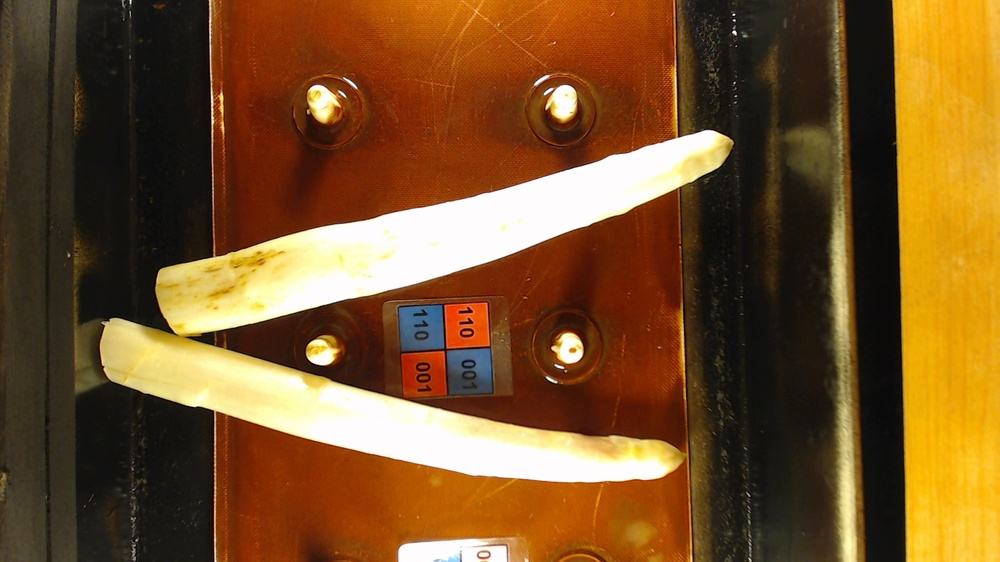
#> input picture experiments/detect_asparagus_by_color/connected.jpg, 1000 x 562 px, shrunk from 1920 x 1080 before the run
$ jupyter execute detect_asparagus_by_color.ipynb   (older library calls are emulated)
#> lines starting #> are read from the running program, lines starting #| are printed output that depends on the picture; after the words box and inside, x2 and y2 are one past the last pixel; in counts of white or black regions, pixels touching at a corner belong together
[cell 1]
import cv2
import numpy as np
from matplotlib import pyplot as plt

[cell 2]
image = cv2.imread("connected.jpg", cv2.IMREAD_GRAYSCALE)
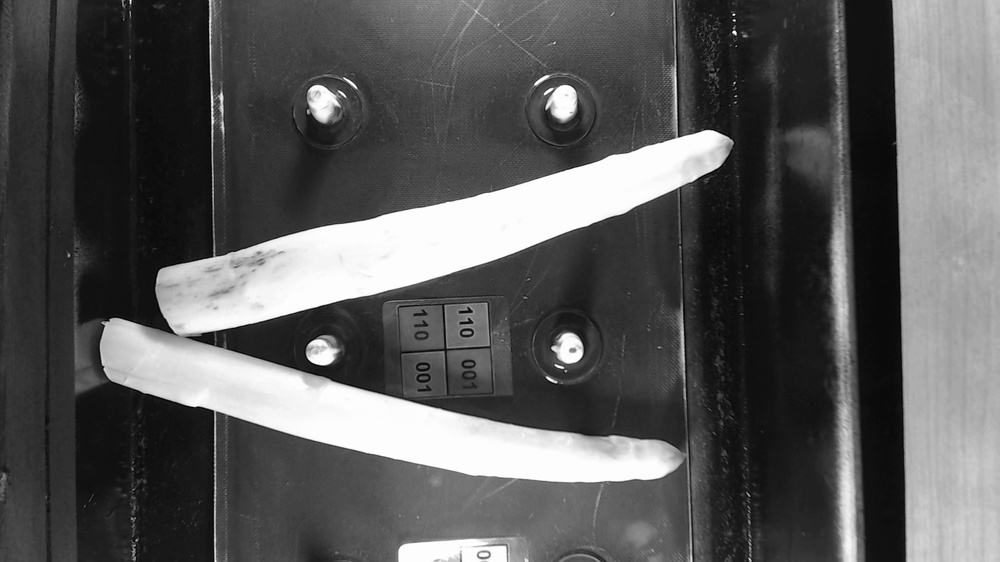
#> image: shape (562, 1000); min 0, max 255, mean 89.6
blur = cv2.GaussianBlur(image,(11,11),0)
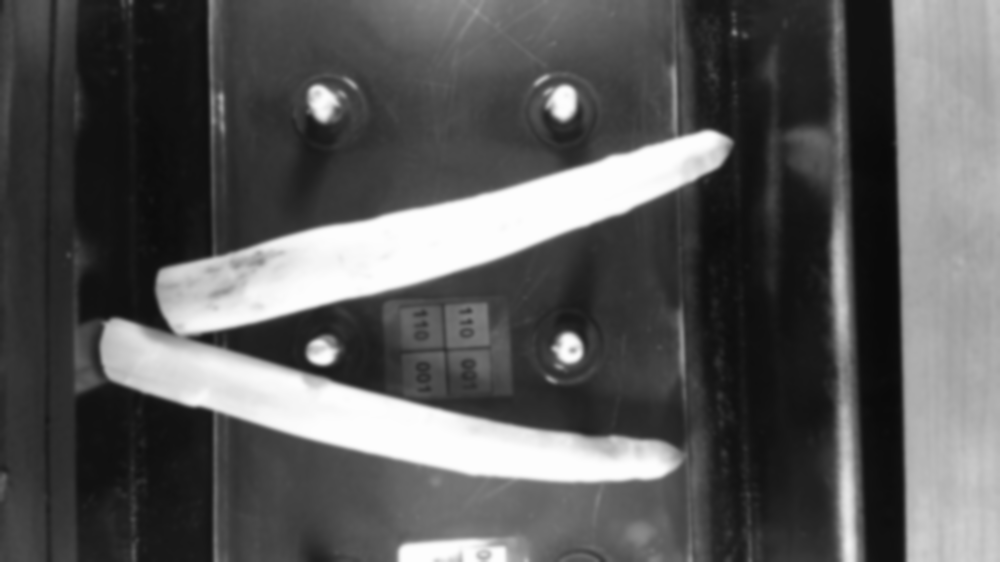
#> blur: shape (562, 1000); min 10, max 253, mean 89.6

[cell 3]
plt.hist(image.ravel(),256,[0,256]); plt.show()
#> after `plt.hist(image.ravel(), 256, [0, 256])`:
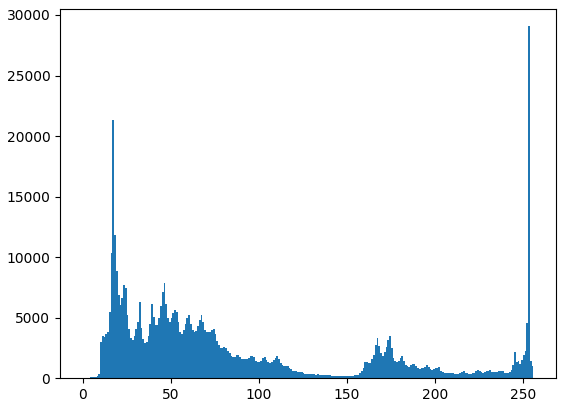
#> figure drawn by matplotlib, 1 panel; tallest bar 29073 high, from x = 253 to 254

[cell 4]
plt.hist(blur.ravel(),256,[0,256]); plt.show()
#> after `plt.hist(blur.ravel(), 256, [0, 256])`:
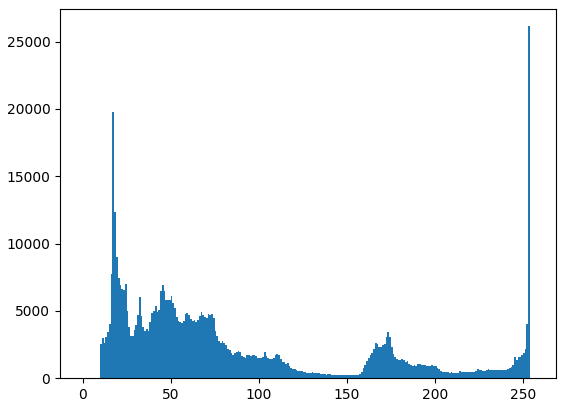
#> figure drawn by matplotlib, 1 panel; tallest bar 26151 high, from x = 253 to 254

[cell 5]
th3 = cv2.adaptiveThreshold(image,255,cv2.ADAPTIVE_THRESH_GAUSSIAN_C,\
            cv2.THRESH_BINARY,11,2)
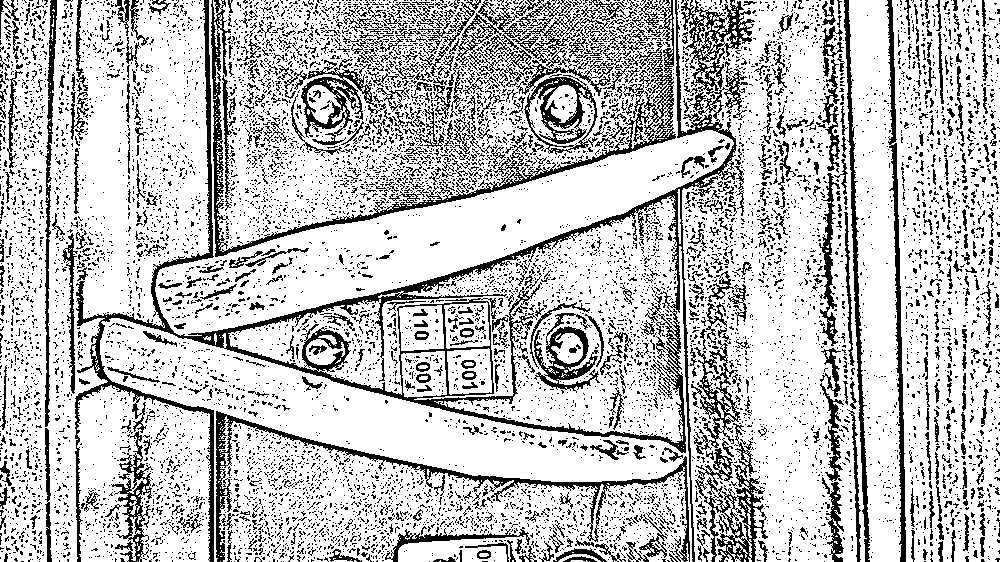
#> th3: shape (562, 1000); 76.5% white; black in thin lines or dots

[cell 6]
cv2.imwrite("gaussian.png", th3)
#> Out = True

[cell 7]
ret,th1 = cv2.threshold(image ,160,255,cv2.THRESH_BINARY)
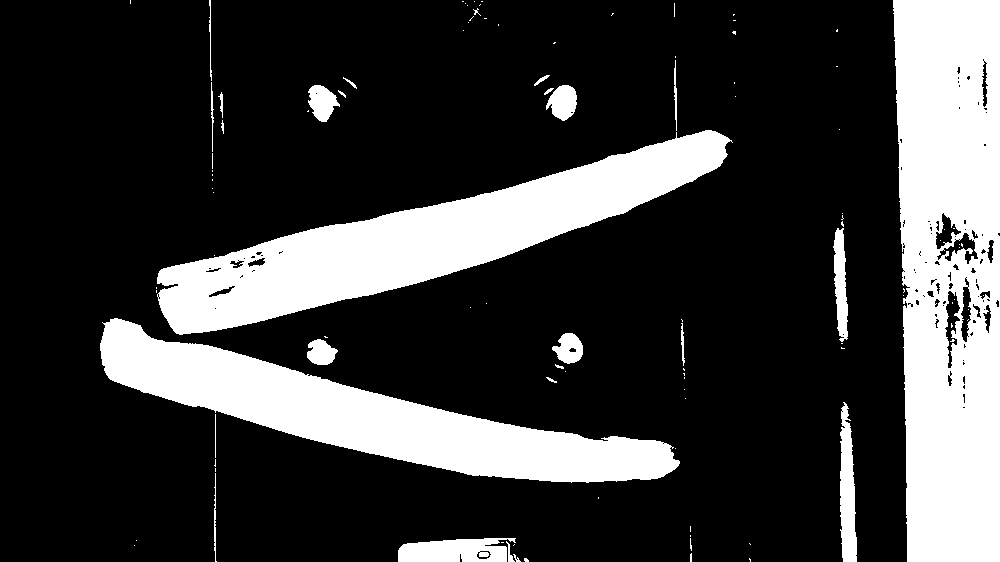
#> th1: shape (562, 1000); 23.5% white; 106 white regions (79 under 20 px), largest, box (x1, y1, x2, y2) and area: (893, 0, 1000, 562) 52607, (157, 130, 733, 335) 37642, (100, 318, 680, 483) 32410

[cell 8]
cv2.imwrite("global.png", th1)
#> Out = True

[cell 9]
blur = cv2.GaussianBlur(image,(5,5),0)
ret4,th4 = cv2.threshold(blur,0,255,cv2.THRESH_BINARY+cv2.THRESH_OTSU)
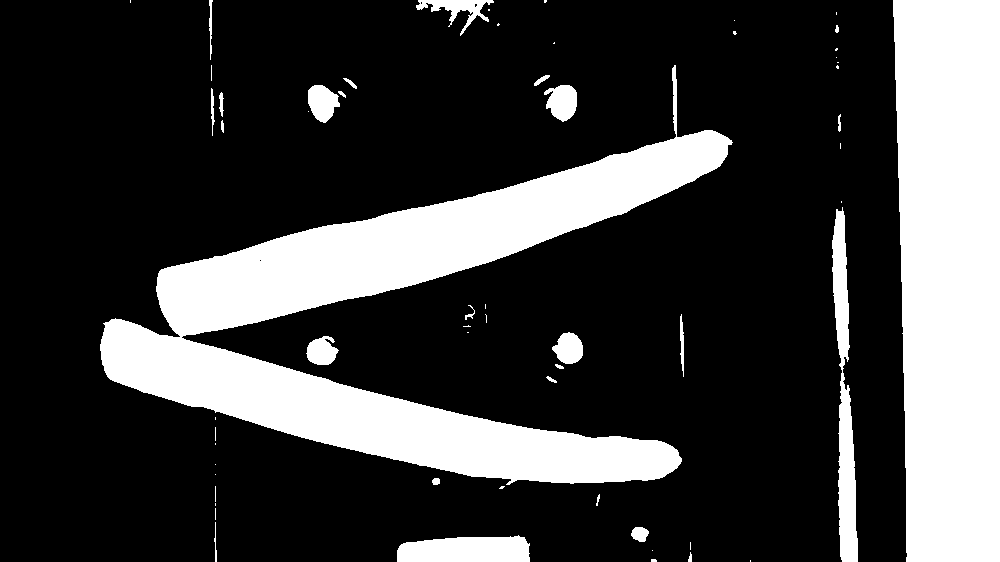
#> th4: shape (562, 1000); 25.1% white; 60 white regions (33 under 20 px), largest, box (x1, y1, x2, y2) and area: (100, 65, 733, 485) 72113, (893, 0, 1000, 562) 55714, (832, 207, 858, 562) 4608
#> ret4 = 128

[cell 10]
cv2.imwrite("otsu.png", th4)
#> Out = True

[cell 11]
## Real

[cell 12]
ret,th1 = cv2.threshold(image, 220, 255, cv2.THRESH_BINARY)
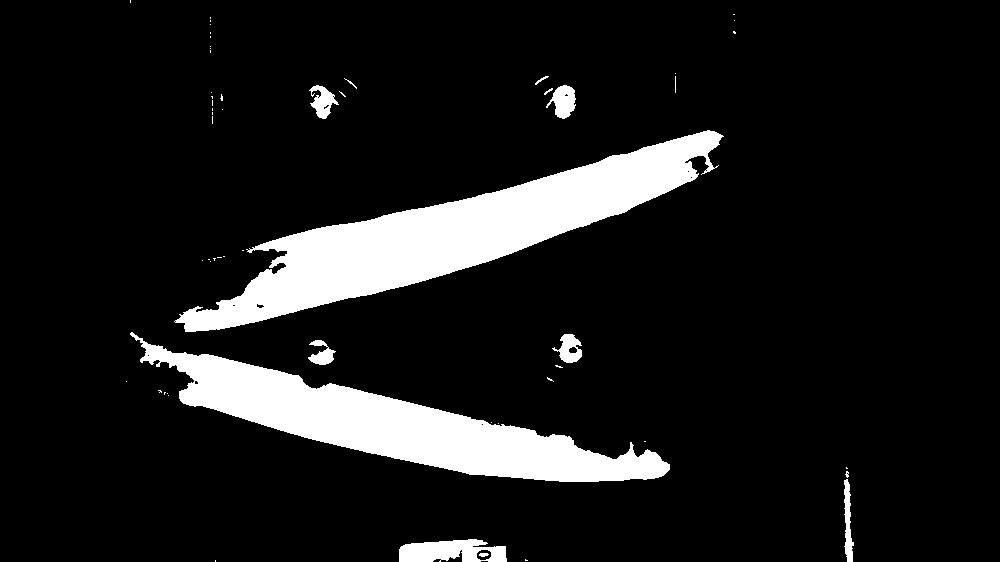
#> th1: shape (562, 1000); 10.9% white; 56 white regions (44 under 20 px)

[cell 13]
im2, contours, hierarchy = cv2.findContours(th1, cv2.RETR_TREE, cv2.CHAIN_APPROX_SIMPLE)
#> contours = 72 contours, 60 with area under 20; largest, box (x1, y1, x2, y2) and area: (174, 130, 724, 332) 31030, (130, 332, 670, 482) 24204, (399, 539, 507, 562) 1813, (546, 85, 576, 119) 566, (552, 334, 582, 363) 474

[cell 14]
cv2.imwrite("valami.png", th1)
#> Out = True

[cell 15]
len(contours)
#> Out = 72

[cell 16]
# filter to big contours
big_contours = []
for cnt in contours:
    area = cv2.contourArea(cnt)
    if area > 300:
        big_contours.append(cnt)
#> this loop made 72 passes
#> area on passes 3, 4, 5, 6, 20, 21, 22, 23, 34, 37, 51, 53: 1813, 135, 20.5, 398.5, 310, 473.5, 49, 24203.5, 31030.5, 25, 566.5, 466
#> after the loop, big_contours = 8 contours; box (x1, y1, x2, y2) and area: (174, 130, 724, 332) 31030, (130, 332, 670, 482) 24204, (399, 539, 507, 562) 1813, (546, 85, 576, 119) 566, (552, 334, 582, 363) 474, (309, 85, 339, 119) 466, (844, 479, 854, 562) 398, (308, 340, 336, 365) 310

[cell 17]
# filter to lengthwise shape

[cell 18]
for big_contour in big_contours:
    rect = cv2.minAreaRect(big_contour)
    box = cv2.boxPoints(rect)
    box = np.int0(box)
    cv2.drawContours(image,[box],0,(0,0,255),2)
#> this loop made 8 passes
#> (rect, box) on passes 1 to 7: (((452.5, 550), (22, 107), -90), [[506, 560], [399, 560], [399, 538], [506, 538]]), (((848.5, 520), (82, 9), -90), [[853, 561], [844, 561], [844, 479], [853, 479]]), (((321.6, 352.1), (24.08, 26.46), -85.6), [[333, 365], [307, 363], [309, 339], [335, 341]]), (((569, 348.5), (26.16, 27.58), -45), [[569, 367], [550, 348], [568, 329], [588, 349]]), (((394.4, 424.1), (66.81, 555.6), -77.57), [[658, 516], [115, 396], [130, 331], [672, 451]]), (((450, 234.3), (577.5, 77.42), -14.07), [[179, 342], [160, 266], [720, 126], [739, 201]]), (((563.2, 101.1), (32.16, 25.7), -61.39), [[566, 121], [544, 109], [559, 80], [582, 93]])
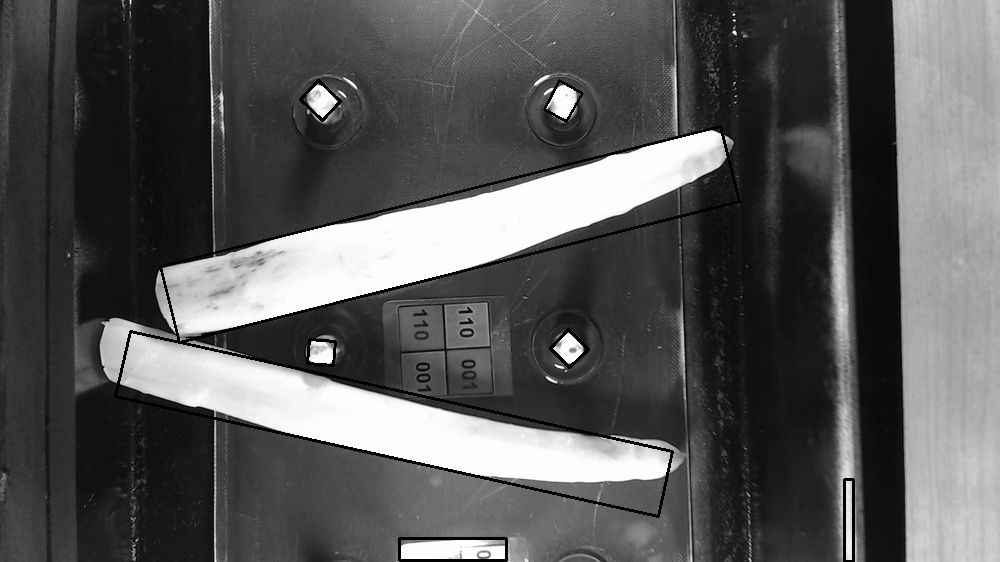
#> image: shape (562, 1000); 1.74% of pixels changed, all inside (x1, y1, x2, y2) = (114, 79, 855, 562)

cv2.imwrite("big_contours_rectangle.png", image)
#> Out = True

[cell 19]
rect
#> Out = ((320.4, 100.3), (26.4, 30.81), -47.29)

[cell 20]
rect[1][0]*5 < rect[1][1]
#> Out = False
